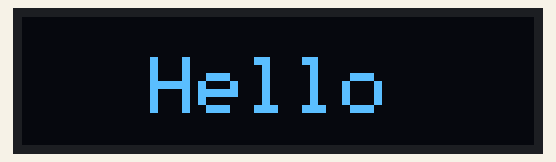
Recording of a sketch running on a simulated Arduino Uno, built with avr-gcc and run on an emulated ATmega328P. Parts: 128×32 one-colour display.

Above: at 0.1 s.

The sketch:

OLED_display.ino
```cpp
#include <SPI.h>
#include <Wire.h>
#include <Adafruit_GFX.h>
#include <Adafruit_SSD1306.h> //library type stuff

#define SCREEN_WIDTH 128 // width
#define SCREEN_HEIGHT 32 // height

Adafruit_SSD1306 display(SCREEN_WIDTH, SCREEN_HEIGHT, &Wire, -1); //the -1 means that its sucky and doesn't have a reset pin

void setup() {
  // Initialize with the I2C address 0x3C (standard for almost all mini OLEDs)
  if(!display.begin(SSD1306_SWITCHCAPVCC, 0x3C)) {
    Serial.begin(9600);
    Serial.println(F("SSD1306 allocation failed"));
    for(;;); //dope ahh, basically a while (true), can't be broken, stops explosions
  }

  display.clearDisplay(); //apparently you always wanna clear whatever is there first

  display.setTextSize(1);             // point 1 font, it's a small screen
  display.setTextColor(SSD1306_WHITE); // white text


  display.setTextSize(2);             // Double size font
  display.setCursor(32, 10);            // wdith, height with top left being 0,0. positive y is down
  display.print("Hello");

  display.display(); //the library doesn't display until you tell it to

}

void loop() {
  // put your main code here, to run repeatedly:

}
```
